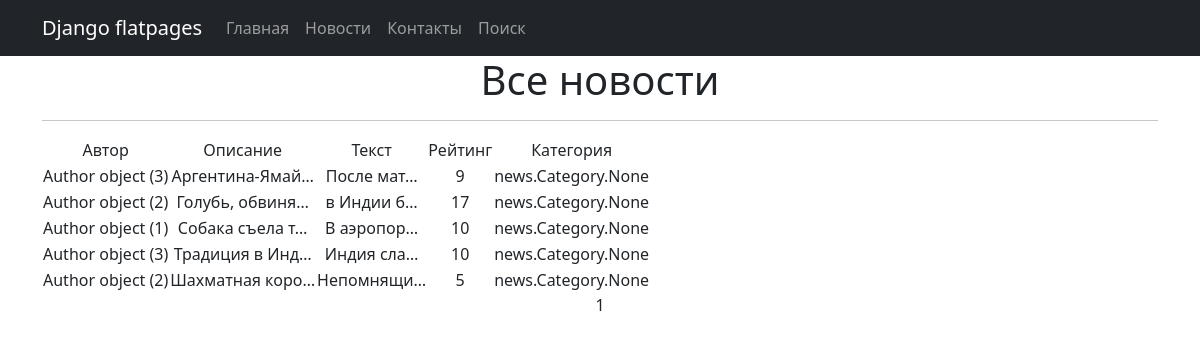
Page /news/ on the committed database.
### news/models.py (models this page shows, shortened)
class Post(models.Model):
    author = models.ForeignKey(Author, on_delete=models.CASCADE)
    NEWS = 'NW'
    ARTICLE = 'AR'
    CATEGORY_CHOICES = (
        (NEWS, 'Новость'),
        (ARTICLE, 'Статья')
    )
    categoryType = models.CharField(max_length=2, choices=CATEGORY_CHOICES, default=ARTICLE)
    dateCreation = models.DateTimeField(auto_now_add=True)
    postCategory = models.ManyToManyField(Category, through='PostCategory')
    title = models.CharField(max_length=128)
    text = models.TextField()
    rating = models.SmallIntegerField(default=0)

class Author(models.Model):
    authorUser = models.OneToOneField(User, on_delete=models.CASCADE)
    ratingAuthor = models.SmallIntegerField(default=0)

### news/views.py (the view)
# urls.py: path('', PostList.as_view(), name='post_list'),
class PostList(ListView):
    model = Post
    ordering = 'title'
    template_name = 'news.html'
    context_object_name = 'posts'
    paginate_by = 10

### templates/news.html (shortened to what this page needs)
{% extends 'flatpages/default.html' %}
{% load custom_tags %}
{% block content %}
   <h1>Все новости</h1>
   <hr>
   {% if posts %}
       <table>
           <tr>
               <td>Автор</td>
               <td>Описание</td>
               <td>Текст</td>
               <td>Рейтинг</td>
               <td>Категория</td>
           </tr>
           {% for post in posts %}
           <tr>
               <td>{{ post.author }}</td>
               <td>{{ post.title|truncatechars:15 }}</td>
               <td>{{ post.text|truncatechars:10 }}</td>
               <td>{{ post.rating }}</td>
               <td>{{ post.postCategory }}</td>
           </tr>
           {% endfor %}
       </table>
   {% else %}
       <h2>Никаких тревожных новостей нет!</h2>
   {% endif %}
   {{ page_obj.number }}
{% endblock content %}

### rows in the picture
Post: author "Author object (3)", title "Аргентина-Ямай…", text "После мат…", rating "9", postCategory "news.Category.None"
Post: author "Author object (2)", title "Голубь, обвиня…", text "в Индии б…", rating "17", postCategory "news.Category.None"
Post: author "Author object (1)", title "Собака съела т…", text "В аэропор…", rating "10", postCategory "news.Category.None"
Post: author "Author object (3)", title "Традиция в Инд…", text "Индия сла…", rating "10", postCategory "news.Category.None"
Post: author "Author object (2)", title "Шахматная коро…", text "Непомнящи…", rating "5", postCategory "news.Category.None"

### other values in the picture
{{ page_obj.number }} "1"
